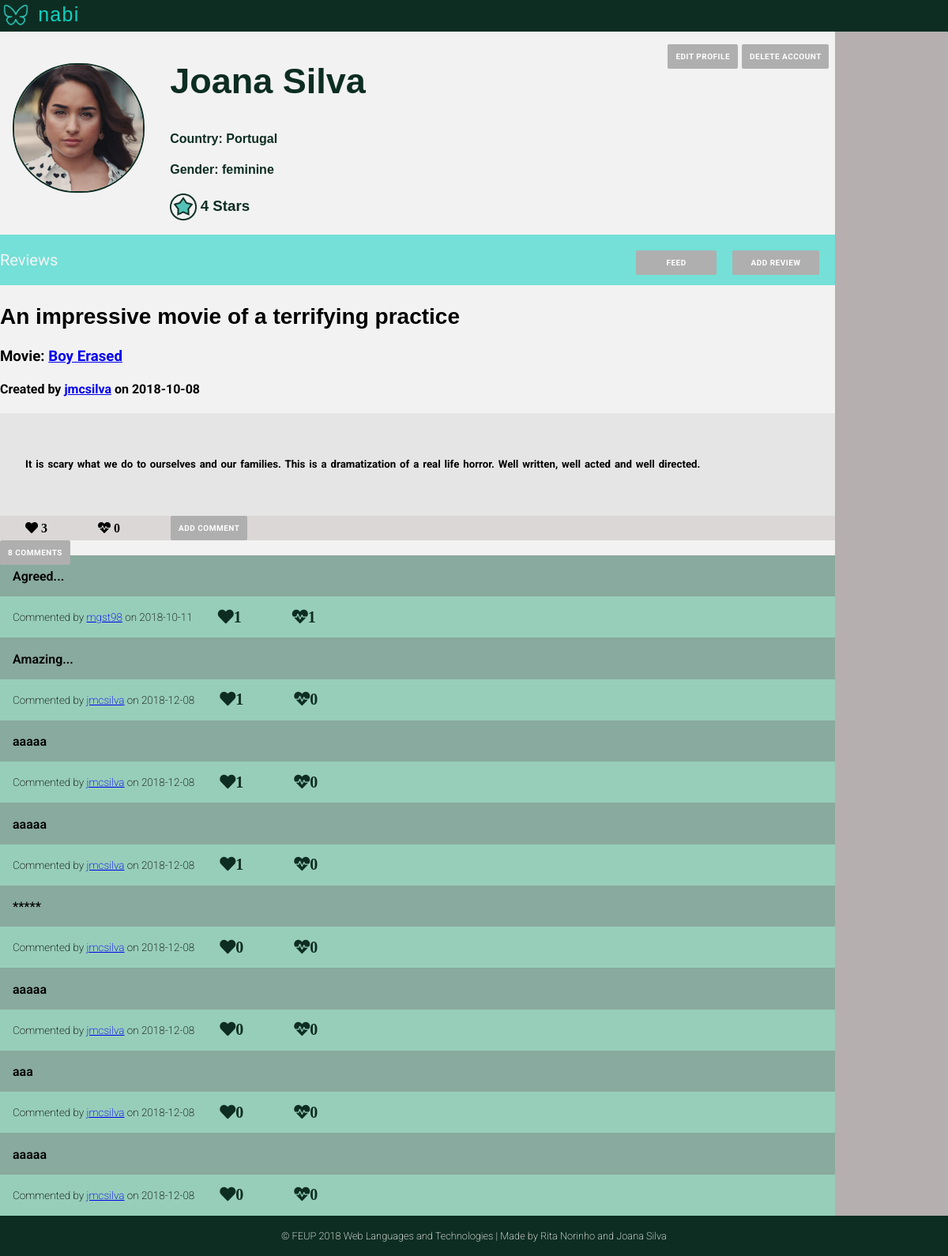
The app's page /pages/profile.php (signed in), older data.
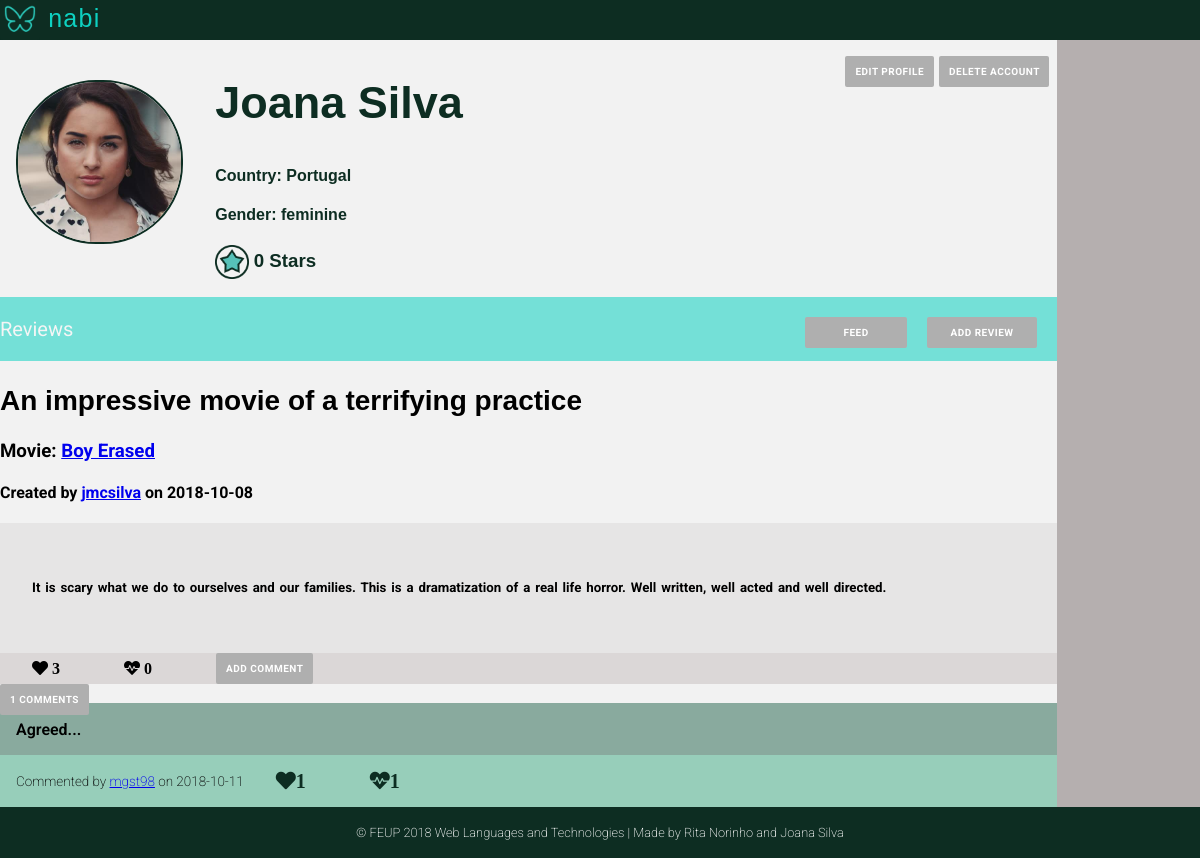
The same page, newer data.
### tables this page shows
CREATE TABLE User (
    ID        INTEGER PRIMARY KEY AUTOINCREMENT,
    FirstName STRING NOT NULL,
    LastName  STRING NOT NULL,
    Username  STRING UNIQUE NOT NULL,
    Gender    STRING NOT NULL,
    Birthday  DATE NOT NULL,
    Country   STRING NOT NULL,
    Email     STRING UNIQUE NOT NULL,
    Password  CHAR (256) NOT NULL,  
    Photo     STRING DEFAULT "default.jpg",
    Points    INTEGER
    
);

CREATE TABLE Review (
    ID          INTEGER PRIMARY KEY AUTOINCREMENT,
    Title       STRING  NOT NULL,
    UserID      INTEGER REFERENCES User(ID) ON DELETE CASCADE,
    MovieID     INTEGER REFERENCES Movie(ID) ON DELETE CASCADE,
    ReviewDate  DATE NOT NULL,
    Description STRING NOT NULL
    
);

CREATE TABLE Comment (
    ID          INTEGER PRIMARY KEY AUTOINCREMENT,
    UserID      INTEGER REFERENCES User(ID) ON DELETE CASCADE,
    CommentDate DATE NOT NULL,
    ReviewID    INTEGER REFERENCES Review(ID) ON DELETE CASCADE,
    Description STRING NOT NULL
    
);

### pages/profile.php (called while the page is built, shortened)
<?php
    include_once('../templates/common/tpl_header.php');
    include_once('../templates/tpl_profile.php');
    include_once('../templates/tpl_draw_reviews.php');
    include_once('../templates/common/tpl_footer.php');
    include_once('../database/db_user.php');
    include_once('../database/db_comments.php');
    if (isset($_GET['username'])){
        $username=$_GET['username'];
    }
    else {
        $username=$_SESSION['username'];
    }
    $user_info = getUserInfo($username);
    $user_reviews=getUserReviews($username);
    foreach ($user_reviews as $k => $review){
        $user_reviews[$k]['MovieName'] = getMovieName($review['MovieID']);
        $user_reviews[$k]['UserName'] = $user_info['Username'];
        $user_reviews[$k]['NumberComments'] = getNumberComments($review['ID'],$review['UserID']);
        $user_reviews[$k]['Heart'] = getLikesReview($review['ID']);
        $user_reviews[$k]['Dislike'] = getDisLikesReview($review['ID']);
        $user_reviews[$k]['Comments']=getCommentsReview($review['ID']);
        foreach($user_reviews[$k]['Comments'] as $j => $comment){
            $user_reviews[$k]['Comments'][$j]['Username']=getUsername($comment['UserID']);
            $user_reviews[$k]['Comments'][$j]['Likes']=getLikesComment($comment['ID']);
            $user_reviews[$k]['Comments'][$j]['Dislikes']=getDislikesComment($comment['ID']);
        }
    }
    draw_profile($user_info,$user_reviews);
?>

### database/db_user.php (called while the page is built, shortened)
<?php
  function getID($username) {
    $db = Database::instance()->db();
    try {
      $stmt = $db->prepare('SELECT ID FROM User WHERE username = ?');
      $stmt->execute(array($username));
      if($row = $stmt->fetch()){
        return $row['ID'];
      }
    }catch(PDOException $e) {
      return -1;
    }
  }
  function getUserInfo($username) {
      $db = Database::instance()->db();
      $stmt = $db->prepare('SELECT * FROM User WHERE username = ?');
      $stmt->execute(array($username));
      return  $stmt->fetch();
  }
  function getUserReviews($username){
    $id=getID($username);
    $db = Database::instance()->db();
    $allReviews= $db->prepare('SELECT * FROM Review WHERE UserID = ?');
    $allReviews->execute(array($id));
    $reviews= $allReviews->fetchAll();
    return $reviews;
  }
?>

### database/db_comments.php (called while the page is built, shortened)
<?php
function getCommentsReview($reviewId)
{
  $db = Database::instance()->db();
  $stmt = $db->prepare('SELECT * FROM Comment WHERE ReviewID = ?');
  $stmt->execute(array($reviewId));
  $allReviews= $stmt->fetchAll();
  return $allReviews;
}
?>

### templates/tpl_comment.php (the view, shortened to what this page needs)
<?php function draw_comment($comment){?>
  <div class="comment" data-id="<?=$comment['ID']?>" user-id="<?=$comment['UserID']?>">
  <p><?=$comment['Description']?></p>
  <ul class="review_nav" id="comment_nav">
    <li>
    <h4> Commented by
    <a href="profile.php?username=<?php echo htmlentities($comment['Username'])?>"><?=$comment['Username']?></a>
    on <?=$comment['CommentDate']?></h4>
    </li>
    <li>
    <span id="likes" class="fas fa-heart"><?=$comment['Likes']?></span> <br>
    <li>
    <li>
    <span id="dislikes" class="fas fa-heartbeat"><?=$comment['Dislikes']?></span>
    </li>
    </div>
  <?php }?>

### templates/common/tpl_header.php (shortened to what this page needs)
<!DOCTYPE html>
<html>
<head>
    <link rel="stylesheet" href="../css/style.css">
    <link rel="stylesheet" href="https://use.fontawesome.com/releases/v5.3.1/css/all.css">
</head>

### templates/tpl_profile.php (shortened to what this page needs)
<body>
<?php function draw_profile($userinfo, $reviews) { ?>
<div class="profile_container">
    <div class="profile_header">
        <header>
        <p>  <img src="../assets/mininabi.png" alt="Nabi logo (butterfly)" width="40" height="40"> nabi
       </header>
    </div>
    <div class="side_nav">
    </div>
      <div class="profile_photo">
          <?php if(!(file_exists("../assets/profilePhotos/".$userinfo['ID'].".jpg"))){ ?>
            <img src="../assets/profilePhotos/default.jpg" width="100" height="100" alt="profile avatar">
          <?php } else{ ?>
            <img src="../assets/profilePhotos/<?=$userinfo['ID']?>.jpg" width="100" height="100" alt="profile avatar">
           <?php } ?>
     </div>
    <div class="profile_info" >
        <div class="edit_profile">
           <p>
           <div class="delete">
                <input onclick="openBox('Delete Account')" type="submit" value="Delete Account"/>
            </div>
             <a href="edit_profile.php" class="edit"> edit profile </a>
            </p>
       </div>
        <div class="profile_name">
            <h2>
                  <?=$userinfo['FirstName']?> <?=$userinfo['LastName']?>
            </h2>
        </div>
        <div class="profile_country">
            <h4> Country: <?=$userinfo['Country']?> </h4>
        </div>
        <div class="profile_gender">
            <h4> Gender: <?=$userinfo['Gender']?> </h4>
        </div>
        <div class="profile_points">
        <h3><img src="../assets/star.png" alt ="star icon" >
            <?=$userinfo['Points']?> Stars </h3>
        </div>
    </div>
    <div class="Reviews">
        <p>Reviews
        <input  onclick="openBox('Add Review')" type="submit" value ="Add Review">
        <a href="main_page.php"> Feed </a>
        </p>
    </div>
     <div class="profile_reviews">
        <?php draw_reviews($reviews); ?>
    </div>
    <div class="profile_footer">
         <?php draw_footer(); ?>
    </div>
    </div>
<?php } ?>
    </body>
    </html>

### templates/tpl_draw_reviews.php (shortened to what this page needs)
 <?php include_once(__DIR__.'/tpl_review.php');
        include_once(__DIR__.'/tpl_comment.php');
         ?>
<body>
    <?php function draw_reviews($reviews){?>
    <?php foreach($reviews as $review){?>
        <article data-id="<?=$review['ID']?>" user-id="<?=$review['UserID']?>">
        <div class="review_info">
             <h2><?=$review['Title']?> </h2>
            <h3> Movie: <a href="movie.php?movie_id=<?php echo htmlentities($review['MovieID'])?>"><?=$review['MovieName']?></a> </h3>
            <h4> Created by
            <a href="profile.php?username=<?php echo htmlentities($review['UserName'])?>"><?=$review['UserName']?></a>
            on <?=$review['ReviewDate']?></h4>
        </div>
        <div class="review_content">
            <h5><?=$review['Description']?></h5>
        </div>
        <div class="review_options">
            <ul class="review_nav">
              <li>
                <div class="likes">
                    <span id="review_likes" class="fas fa-heart" >
                    <?=$review['Heart']?></span>
                </div>
              </li>
              <li>
                <div class="dislikes">
                    <span id="review_dislikes" class="fas fa-heartbeat">
                    <?=$review['Dislike']?></span>
                </div>
              </li>
              <li>
              <input type="button"  name="addComment" value="Add Comment">
              </li>
             </ul>
        </div>
         <div class="comments">
         <input type="button" value="<?=$review['NumberComments']?> Comments">
            <br><div class="allComments">
            <?php foreach($review['Comments'] as $comment){?>
                <?php draw_comment($comment)?>
            <?php }?>
            </div>
        </div>
        </article>
        <?php }?>
    <?php }?>
</body>

### templates/common/tpl_footer.php
<?php function draw_footer(){?>
<footer>
    <p> &#169; FEUP 2018 Web Languages and Technologies | Made by Rita Norinho and Joana Silva  </p>
</footer>
<?php } ?>

### css/style.css (style rules this page uses)
body { margin: 0 auto; font-family: 'Roboto', sans-serif; --bg-color-dark: #0D2D22; --bg-color-light: #0ED1C1; --panel-color: #FFFFFF; --logo-font-color: #00311D; --input-color: #f2f2f2; --bg-color-nav:rgba(14, 209, 193, 0.548); --bg-color-sidenav:rgba(177, 171, 171, 0.932); --color-buttons:rgb(175, 175, 175); background-image: url('../assets/background.jpg'); background-position: center; background-attachment: fixed; background-repeat: no-repeat; background-size: cover; }
header { text-align: center; background-color: var(--bg-color-dark); }
footer p { padding:1.4em; text-align: center; background-color: var(--bg-color-dark); font-size: 0.8em; font-weight: 200; color:white; margin:0; }
div.profile_container { background-color: var(--input-color); background-image: none; display: grid; font-family: "Roboto", 'sans-serif'; grid-template-columns: auto 6fr 1fr; grid-template-rows: auto 1fr auto auto auto; grid-template-areas: "header header header" "image info goto" "nav nav goto" "reviews reviews goto" "footer footer footer"; }
.profile_header, .feed_header, .movie_header { grid-area: header; background-color: var(--bg-color-dark); padding: 0; }
.profile_header p, .feed_header p, .movie_header p { text-align: left; font-family: 'Candara',sans-serif; font-size: 25px; margin: 0; letter-spacing: 0.05em; color: var(--bg-color-light); padding: 0; margin-right: 0; }
.profile_header p img, .feed_header p img, .movie_header p img { vertical-align: middle; }
.Reviews p a, .Reviews p button, .Reviews input[type="submit"] { -webkit-appearance: none; margin-right: 2em; width: 8.2em; text-align: center; margin-top:0em; }
.Reviews p button, .Reviews input[type="submit"], .edit_profile input[type="submit"], .comments input[type="submit"] { cursor: pointer; border: 0; width: 11em; }
div.profile_info { grid-area: info; font-family: 'Candara',sans-serif; color: var(--bg-color-dark); padding-left: 1em; }
.profile_points img { width: 25pt; height: 25pt; vertical-align: middle; }
.profile_photo { grid-area: image; padding: 1em; padding-top: 2.5em; }
.profile_photo img { margin:0; width: 10.2em; height: 10em; object-fit: cover; border: 2px solid var(--bg-color-dark); border-radius: 5em; }
.profile_name h2 { font-size: 45px; }
.edit_profile a , .Reviews p a,.Reviews p button, .upload_photo .file_btn, .upload_photo input[type="submit"], .Reviews input[type="submit"], .edit_profile input[type="submit"], .comments input[type="submit"], .popup input[type="submit"], .popup input[type="button"], .review_options input[type="button"], .movie_info a, .comments input[type="button"] { float: right; letter-spacing: 0.05em; font-family: "Roboto",'sans-serif'; text-transform: uppercase; text-decoration: none; font-weight: bold; background: var(--color-buttons); padding: 10px; color: var(--panel-color); font-size: 10px; border-radius: 2px; }
.profile_info p { margin-top: 1em; margin-right: 1em; }
.edit { margin-right:0.5em; }
.delete { margin-right:0.5em; }
.side_nav { background-color: var(--bg-color-sidenav); grid-area: goto; font-size: 25px; font-family: "Roboto",sans-serif; }
.Reviews { grid-area: nav; background-color: var(--bg-color-nav); color: whitesmoke; font-size: 20px; }
div.profile_reviews { grid-area: reviews; }
.review_info h2 { font-family: 'Candara', sans-serif; font-weight: bold; font-size: 28px; }
.review_content { margin: 0; font-family: 'Roboto', sans-serif; background-color: #d8d5d579; font-size: 16px; font-weight: 200; word-spacing: 0.1em; padding: 2em; line-height: 1.6; }
.review_options { background-color: #c0b8b879; }
.profile_footer { grid-area: footer; }
.review_nav { display: flex; margin: 0; padding: 0; justify-content:flex-start; align-items: center; }
.review_options input[type="button"] { border: none; }
.review_nav li { text-decoration: none; display: block; padding-right: 2em; padding-left: 2em; }
.comments input[type="button"] { float: left; border: none; }
.comment { background-color: rgb(137, 170, 158); padding-top: 0.1em; font-weight: 550; }
ul#comment_nav { background-color: rgb(151, 206, 186); }
ul#comment_nav li, .comment p { padding-left: 0; margin-left: 1em; padding-right: 1em; }
ul#comment_nav h4 { font-family: 'Roboto', sans-serif; font-size: 13.5px; font-weight: 200; }
#comment_nav li span { font-size: 20px; color: var(--bg-color-dark); }

Row changes from the older to the newer data that the page shows:
removed comment: Description "Amazing...", Username "jmcsilva", CommentDate "2018-12-08", Likes "1", Dislikes "0"
removed comment: Description "aaaaa", Username "jmcsilva", CommentDate "2018-12-08", Likes "1", Dislikes "0"
removed comment: Description "aaaaa", Username "jmcsilva", CommentDate "2018-12-08", Likes "1", Dislikes "0"
removed comment: Description "*****", Username "jmcsilva", CommentDate "2018-12-08", Likes "0", Dislikes "0"
removed comment: Description "aaaaa", Username "jmcsilva", CommentDate "2018-12-08", Likes "0", Dislikes "0"
removed comment: Description "aaa", Username "jmcsilva", CommentDate "2018-12-08", Likes "0", Dislikes "0"
removed comment: Description "aaaaa", Username "jmcsilva", CommentDate "2018-12-08", Likes "0", Dislikes "0"
changed user "Joana": Points "4" → "0"
computed for review "An impressive movie of a terrifying practice": NumberComments "8 Comments" → "1 Comments"
